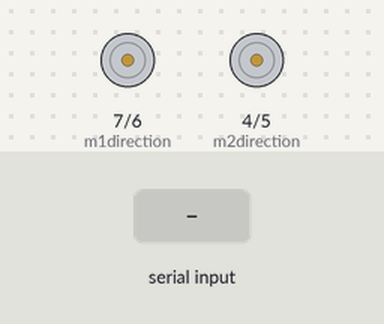
This sketch was run on a simulated Arduino Uno, built with avr-gcc and run on an emulated ATmega328P. Shown: direction and speed pins drawn as motors (green arrow = direction pin HIGH = forward, orange = LOW = backward, longer = more drive). Inputs (shaded band) come from the test bench.

Above: at 6.2 s.
6.3 s: "90,45\n" received over Serial
At 6.42 s:
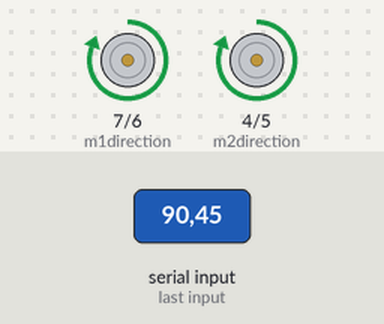
At 7.67 s:
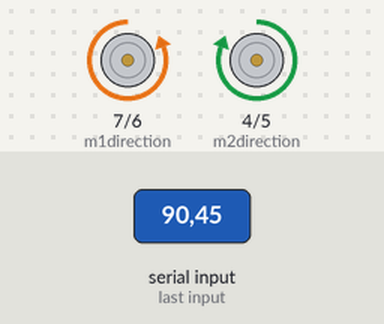
9.3 s: "30,150\n" received over Serial
At 10.17 s:
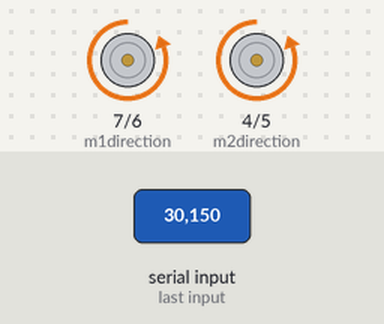
Timing chart, 0 to 17.8 s (numbered marks = the images above; inputs shaded):
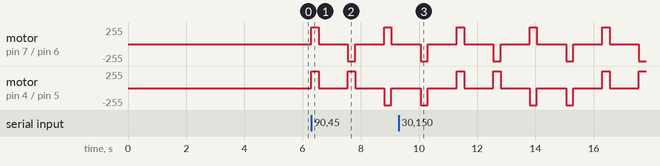

The sketch:

sketch_feb09a.ino
```cpp
// Project 40 - Building and Controlling a Tank Robot
int m1speed=6; // digital pins for speed control
int m2speed=5;
int m1direction=7; // digital pins for direction control
int m2direction=4;
int tiempo = 250;
int delayP = 1000;
int Letra;
void setup()
{
 pinMode(m1direction, OUTPUT);
 pinMode(m2direction, OUTPUT);
 Serial.begin(9600);
 delay(5000);
}
void goForward(int duration, int pwm)
{
 digitalWrite(m1direction,HIGH); // forward
 digitalWrite(m2direction,HIGH); // forward
 analogWrite(m1speed, pwm); // speed
 analogWrite(m2speed, pwm);
 delay(duration);
 analogWrite(m1speed, 0); // speed
 analogWrite(m2speed, 0);
}
void goBackward(int duration, int pwm)
{
 digitalWrite(m1direction,LOW); // backward
 digitalWrite(m2direction,LOW); // backward
 analogWrite(m1speed, pwm); // speed
 analogWrite(m2speed, pwm);
 delay(duration);
 analogWrite(m1speed, 0); // speed
 analogWrite(m2speed, 0);
}
void rotateRight(int duration, int pwm)
{
 digitalWrite(m1direction,HIGH); // forward
 digitalWrite(m2direction,LOW); // backward
 analogWrite(m1speed, pwm); // speed
 analogWrite(m2speed, pwm);
 delay(duration);
 analogWrite(m1speed, 0); // speed
 analogWrite(m2speed, 0);
}
void rotateLeft(int duration, int pwm)
{
 digitalWrite(m1direction,LOW); // backward
 digitalWrite(m2direction,HIGH); // forward
 analogWrite(m1speed, pwm); // speed
 analogWrite(m2speed, pwm);
 delay(duration);

 analogWrite(m1speed, 0); // speed
 analogWrite(m2speed, 0);
}
void loop()
{
  esperarComando();
  ejecutarMovimientos();
}
void esperarComando()
{
  espera:
  Serial.flush();
 while (Serial.available() == 0)
 {
  //buffer
 }
 Letra = Serial.read() - '0';
 if(Letra != 0)
 {
  goto espera;
 }
}
void ejecutarMovimientos()
{
  goForward(tiempo, 255);
 delay(delayP);
 rotateLeft(tiempo, 255);
 delay(delayP);
 rotateRight(tiempo, 255);
 delay(delayP);
 goBackward(tiempo, 255);
 delay(delayP);
}
```
